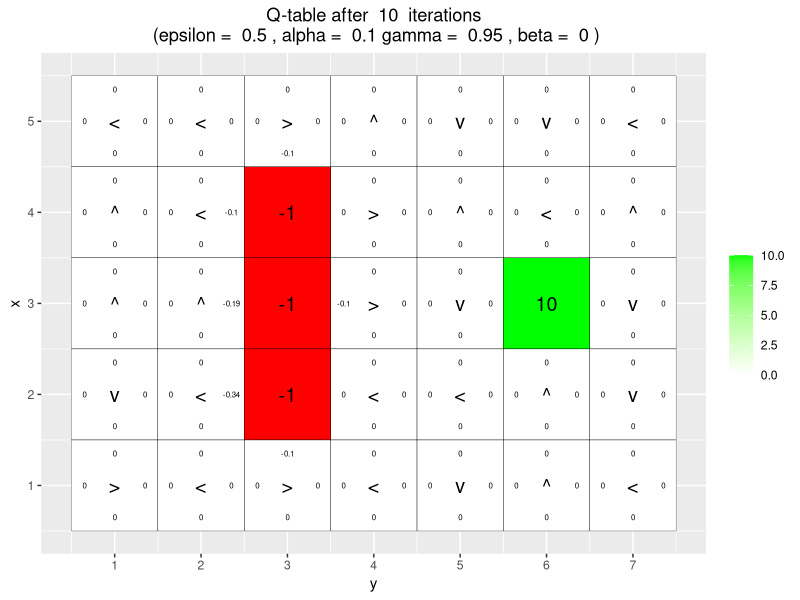
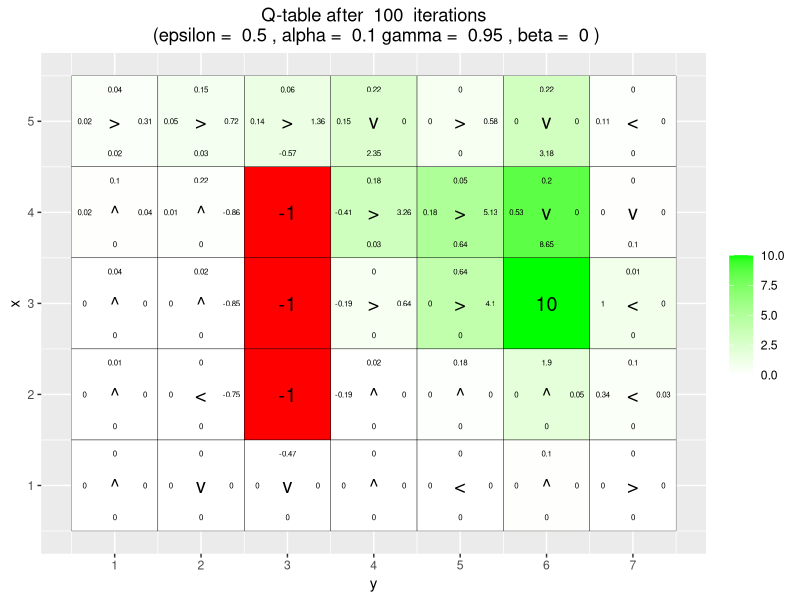
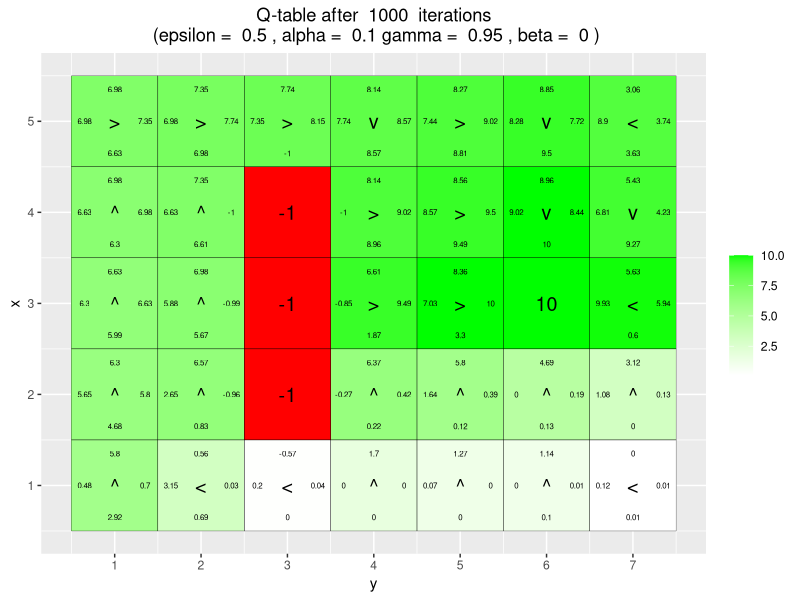
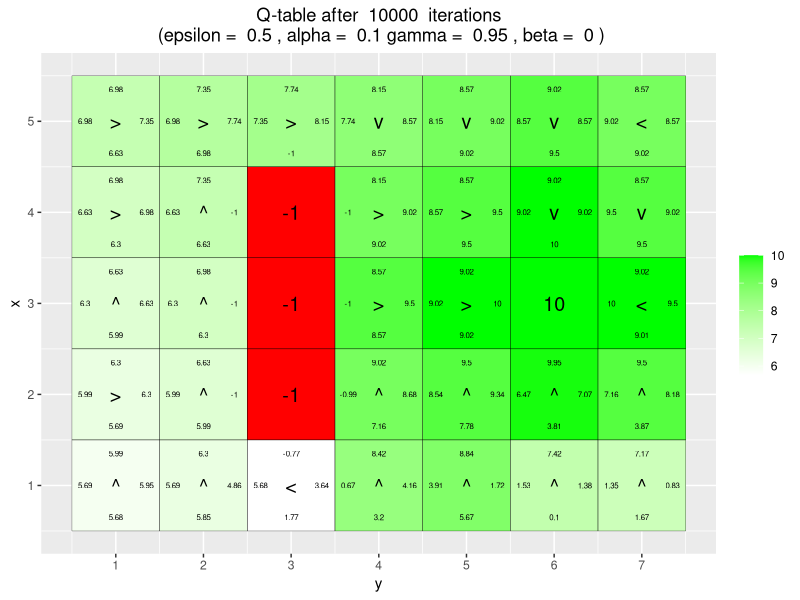
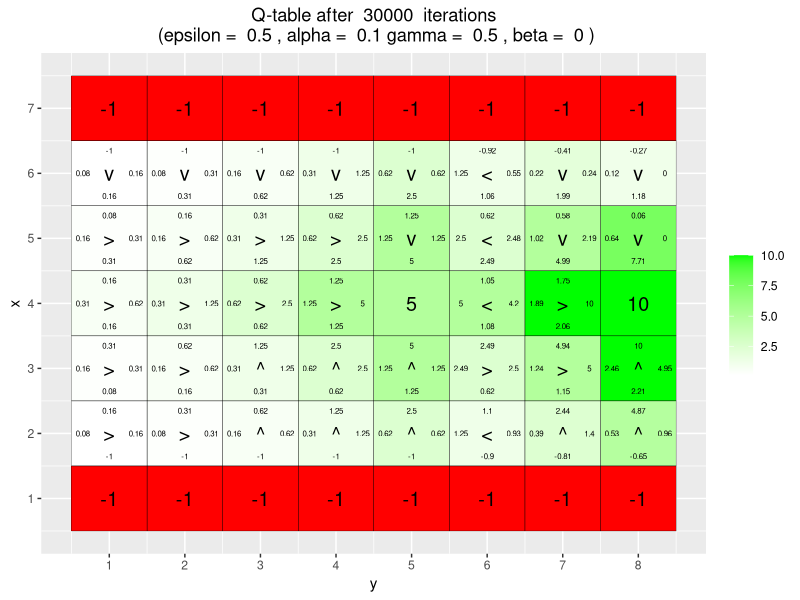
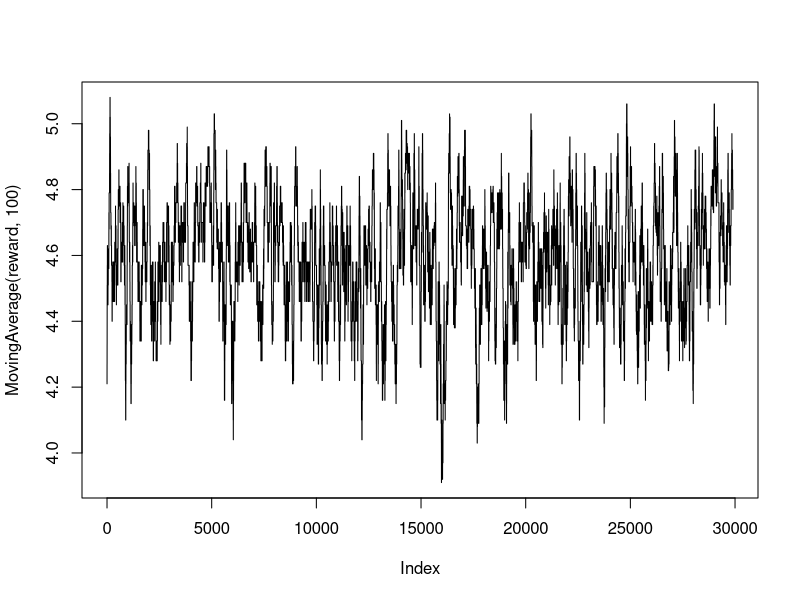
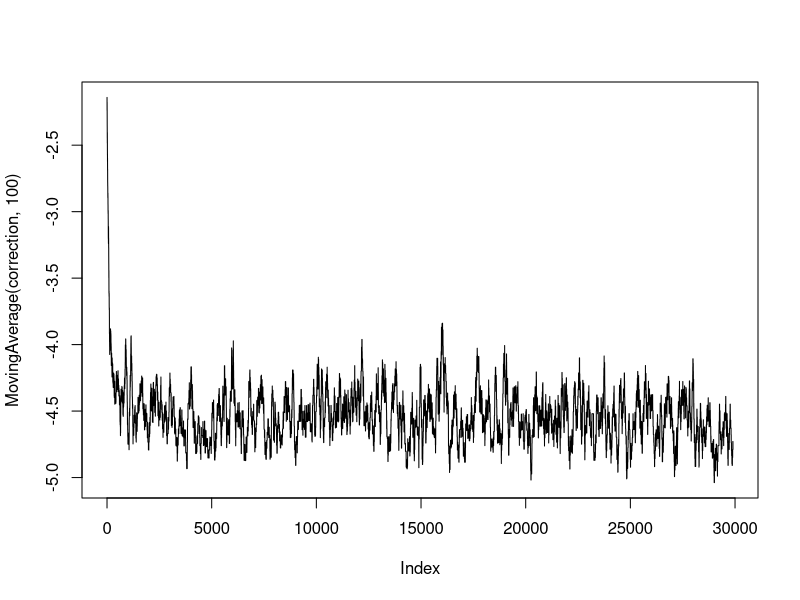

These figures' R source, in order: (Note: a time limit stopped this script after it produced the figures.)
## ---- chunk 1
knitr::opts_chunk$set(echo = TRUE, message = FALSE, warning = FALSE, out.width='.49\\linewidth', fig.width=5, fig.height=5,fig.show='hold',fig.align='center', results='asis')
## ---- chunk 2
# By Jose M. Peña and Joel Oskarsson.
# For teaching purposes.
# jose.m.pena@liu.se.

#####################################################################################################
# Q-learning
#####################################################################################################

# install.packages("ggplot2")
# install.packages("vctrs")
library(ggplot2)

# If you do not see four arrows in line 16, then do the following:
# File/Reopen with Encoding/UTF-8

arrows <- c("^", ">", "v", "<")
action_deltas <- list(c(1,0), # up
                      c(0,1), # right
                      c(-1,0), # down
                      c(0,-1)) # left

vis_environment <- function(iterations=0, epsilon = 0.5, alpha = 0.1, gamma = 0.95, beta = 0){
  
  # Visualize an environment with rewards. 
  # Q-values for all actions are displayed on the edges of each tile.
  # The (greedy) policy for each state is also displayed.
  # 
  # Args:
  #   iterations, epsilon, alpha, gamma, beta (optional): for the figure title.
  #   reward_map (global variable): a HxW array containing the reward given at each state.
  #   q_table (global variable): a HxWx4 array containing Q-values for each state-action pair.
  #   H, W (global variables): environment dimensions.
  
  df <- expand.grid(x=1:H,y=1:W)
  foo <- mapply(function(x,y) ifelse(reward_map[x,y] == 0,q_table[x,y,1],NA),df$x,df$y)
  df$val1 <- as.vector(round(foo, 2))
  foo <- mapply(function(x,y) ifelse(reward_map[x,y] == 0,q_table[x,y,2],NA),df$x,df$y)
  df$val2 <- as.vector(round(foo, 2))
  foo <- mapply(function(x,y) ifelse(reward_map[x,y] == 0,q_table[x,y,3],NA),df$x,df$y)
  df$val3 <- as.vector(round(foo, 2))
  foo <- mapply(function(x,y) ifelse(reward_map[x,y] == 0,q_table[x,y,4],NA),df$x,df$y)
  df$val4 <- as.vector(round(foo, 2))
  foo <- mapply(function(x,y) 
    ifelse(reward_map[x,y] == 0,arrows[GreedyPolicy(x,y)],reward_map[x,y]),df$x,df$y)
  df$val5 <- as.vector(foo)
  foo <- mapply(function(x,y) ifelse(reward_map[x,y] == 0,max(q_table[x,y,]),
                                     ifelse(reward_map[x,y]<0,NA,reward_map[x,y])),df$x,df$y)
  df$val6 <- as.vector(foo)
  
  print(ggplot(df,aes(x = y,y = x)) +
          scale_fill_gradient(low = "white", high = "green", na.value = "red", name = "") +
          geom_tile(aes(fill=val6)) +
          geom_text(aes(label = val1),size = 2,nudge_y = .35,na.rm = TRUE) +
          geom_text(aes(label = val2),size = 2,nudge_x = .35,na.rm = TRUE) +
          geom_text(aes(label = val3),size = 2,nudge_y = -.35,na.rm = TRUE) +
          geom_text(aes(label = val4),size = 2,nudge_x = -.35,na.rm = TRUE) +
          geom_text(aes(label = val5),size = 5) +
          geom_tile(fill = 'transparent', colour = 'black') + 
          ggtitle(paste("Q-table after ",iterations," iterations\n",
                        "(epsilon = ",epsilon,", alpha = ",alpha,"gamma = ",gamma,", beta = ",beta,")")) +
          theme(plot.title = element_text(hjust = 0.5)) +
          scale_x_continuous(breaks = c(1:W),labels = c(1:W)) +
          scale_y_continuous(breaks = c(1:H),labels = c(1:H)))
  
}

GreedyPolicy <- function(x, y){
  
  # Get a greedy action for state (x,y) from q_table.
  #
  # Args:
  #   x, y: state coordinates.
  #   q_table (global variable): a HxWx4 array containing Q-values for each state-action pair.
  # 
  # Returns:
  #   An action, i.e. integer in {1,2,3,4}.
  
  # Your code here.
  return(which.max(rank(q_table[x,y,], ties.method = "random")))
}

EpsilonGreedyPolicy <- function(x, y, epsilon){
  
  # Get an epsilon-greedy action for state (x,y) from q_table.
  #
  # Args:
  #   x, y: state coordinates.
  #   epsilon: probability of acting randomly.
  # 
  # Returns:
  #   An action, i.e. integer in {1,2,3,4}.
  
  # Your code here.
  if(runif(1)>epsilon){
    direction = GreedyPolicy(x,y)
  }else{
    direction = sample(1:4,1)
  }
  
  return(direction)
}

transition_model <- function(x, y, action, beta){
  
  # Computes the new state after given action is taken. The agent will follow the action 
  # with probability (1-beta) and slip to the right or left with probability beta/2 each.
  # 
  # Args:
  #   x, y: state coordinates.
  #   action: which action the agent takes (in {1,2,3,4}).
  #   beta: probability of the agent slipping to the side when trying to move.
  #   H, W (global variables): environment dimensions.
  # 
  # Returns:
  #   The new state after the action has been taken.
  
  delta <- sample(-1:1, size = 1, prob = c(0.5*beta,1-beta,0.5*beta))
  final_action <- ((action + delta + 3) %% 4) + 1
  foo <- c(x,y) + unlist(action_deltas[final_action])
  foo <- pmax(c(1,1),pmin(foo,c(H,W)))
  
  return (foo)
}

q_learning <- function(start_state, epsilon = 0.5, alpha = 0.1, gamma = 0.95, 
                       beta = 0){
  
  # Perform one episode of Q-learning. The agent should move around in the 
  # environment using the given transition model and update the Q-table.
  # The episode ends when the agent reaches a terminal state.
  # 
  # Args:
  #   start_state: array with two entries, describing the starting position of the agent.
  #   epsilon (optional): probability of acting greedily.
  #   alpha (optional): learning rate.
  #   gamma (optional): discount factor.
  #   beta (optional): slipping factor.
  #   reward_map (global variable): a HxW array containing the reward given at each state.
  #   q_table (global variable): a HxWx4 array containing Q-values for each state-action pair.
  # 
  # Returns:
  #   reward: reward received in the episode.
  #   correction: sum of the temporal difference correction terms over the episode.
  #   q_table (global variable): Recall that R passes arguments by value. So, q_table being
  #   a global variable can be modified with the superassigment operator <<-.
  
  # Your code here.
  current_state = start_state
  episode_correction = 0
  repeat{
    # Follow policy, execute action, get reward.
    action = EpsilonGreedyPolicy(current_state[1], current_state[2], epsilon)
    new_state = transition_model(current_state[1], current_state[2], action, beta)
    reward = reward_map[new_state[1], new_state[2]]
    
    # Q-table update.
    q_action_value = q_table[current_state[1], current_state[2], action]
    next_exp_r = max(q_table[new_state[1], new_state[2],])
    
    correction = gamma*next_exp_r - q_action_value
    q_table[current_state[1], current_state[2],action] <<- q_action_value + alpha*(reward + correction)
    episode_correction = episode_correction+correction
    current_state=new_state
    if(reward!=0)
      # End episode.
      return (c(reward,episode_correction))
    
  }
  
}

#####################################################################################################
# Q-Learning Environments
#####################################################################################################

# Environment A (learning)

H <- 5
W <- 7

reward_map <- matrix(0, nrow = H, ncol = W)
reward_map[3,6] <- 10
reward_map[2:4,3] <- -1

q_table <- array(0,dim = c(H,W,4))

#vis_environment()

for(i in 1:10000){
  foo <- q_learning(start_state = c(3,1))
  
  if(any(i==c(10,100,1000,10000)))
    vis_environment(i)
}

## ---- chunk 3
# Environment B (the effect of epsilon and gamma)

H <- 7
W <- 8

reward_map <- matrix(0, nrow = H, ncol = W)
reward_map[1,] <- -1
reward_map[7,] <- -1
reward_map[4,5] <- 5
reward_map[4,8] <- 10

q_table <- array(0,dim = c(H,W,4))

#vis_environment()
## ---- chunk 4
MovingAverage <- function(x, n){
  
  cx <- c(0,cumsum(x))
  rsum <- (cx[(n+1):length(cx)] - cx[1:(length(cx) - n)]) / n
  
  return (rsum)
}

# Epsilon 0.5
for(j in c(0.5,0.75,0.95)){
  q_table <- array(0,dim = c(H,W,4))
  reward <- NULL
  correction <- NULL
  
  for(i in 1:30000){
    foo <- q_learning(gamma = j, start_state = c(4,1))
    reward <- c(reward,foo[1])
    correction <- c(correction,foo[2])
  }
  
  vis_environment(i, gamma = j)
  plot(MovingAverage(reward,100),type = "l")
  plot(MovingAverage(correction,100),type = "l")
  cat("\n\n\\pagebreak\n")
  writeLines("ValueForV")
}
# Epsilon 0.1
for(j in c(0.5,0.75,0.95)){
  q_table <- array(0,dim = c(H,W,4))
  reward <- NULL
  correction <- NULL
  
  for(i in 1:30000){
    foo <- q_learning(epsilon = 0.1, gamma = j, start_state = c(4,1))
    reward <- c(reward,foo[1])
    correction <- c(correction,foo[2])
  }
  
  vis_environment(i, epsilon = 0.1, gamma = j)
  plot(MovingAverage(reward,100),type = "l")
  plot(MovingAverage(correction,100),type = "l")
  cat("\n\n\\pagebreak\n")
  writeLines("ValueForV")
}
## ---- chunk 5
# Environment C (the effect of beta).

H <- 3
W <- 6

reward_map <- matrix(0, nrow = H, ncol = W)
reward_map[1,2:5] <- -1
reward_map[1,6] <- 10

q_table <- array(0,dim = c(H,W,4))

#vis_environment()

for(j in c(0,0.2,0.4,0.66)){
  q_table <- array(0,dim = c(H,W,4))
  
  for(i in 1:10000)
    foo <- q_learning(gamma = 0.6, beta = j, start_state = c(1,1))
  
  vis_environment(i, gamma = 0.6, beta = j)
}
